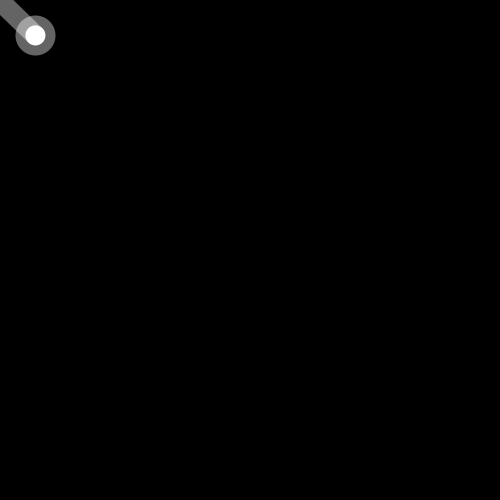
Frame 1 (no input)
Frame 60 (the mouse pressed at the canvas centre just before this capture): identical to frame 1, image omitted
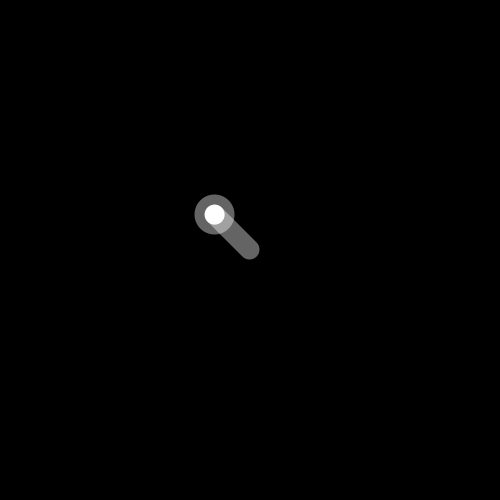
Frame 120 (the mouse held since frame 60 and released just before this capture)

The Processing sketch that drew these frames (run headless with seeded random() and noise(); from frame 60 on, the mouse is pressed at the canvas centre):

// Processing sketch: processing_74458
// ── processing_74458.pde

float x = 100;
float y = 100;
float angle1 = 0.0;
float segLength = 50;

void setup() {
  size(500, 500);
  strokeWeight(20.0);
  stroke(255, 100);
}

void draw() {
  background(0);
  
  float dx = mouseX - x;
  float dy = mouseY - y;
  angle1 = atan2(dy, dx);  
  x = mouseX - (cos(angle1) * segLength);
  y = mouseY - (sin(angle1) * segLength);
 
  segment(x, y, angle1); 
  ellipse(x, y, 20, 20);
}

void segment(float x, float y, float a) {
  pushMatrix();
  translate(x, y);
  rotate(a);
  line(0, 0, segLength, 0);
  popMatrix();
}
